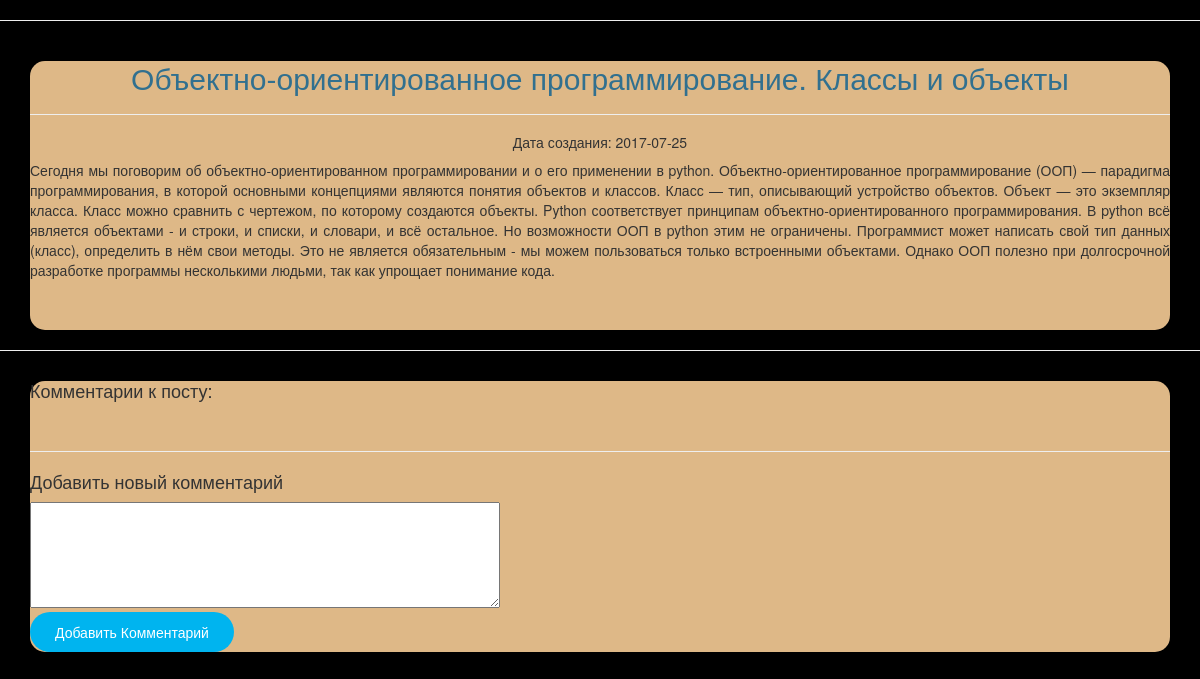
The page /post/classes_and_objects on the database its author committed.
### classwork_14.py (models this page shows, shortened)
class Article(db.Model):
    id = db.Column(db.Integer, primary_key=True, autoincrement=True)
    content = db.Column(db.String(10000), nullable=False)
    title = db.Column(db.String(100), nullable=False)
    article_url = db.Column(db.String(500),unique=True, nullable=False)
    date_created = db.Column(db.Date, default=datetime.datetime.now())
    is_visible = db.Column(db.Boolean, default=True)
    user_id = db.Column(db.Integer,
                        db.ForeignKey('user.id'),
                        nullable=False,
                        index=True)
    user = db.relationship(User, foreign_keys=[user_id, ])

### classwork_14.py (the view, shortened to what this page needs)
@app.route('/post/<article_url>', methods=['GET'])
def post(article_url):
    if request.method == 'GET':
        art = Article.query.filter_by(article_url = article_url).first()
        comm = Comment.query.filter_by(article = art)
        return render_template('page_article.html', post = art, comments = comm)

### classwork_14.py (called while the page is built)
@app.before_request
def before_request():
    g.user = current_user

### templates/page_article.html (shortened to what this page needs)
{% extends "base.html" %}
{% block body %}
<div class="container">
   <div class="row">
        <div class="col-xs-12">
            <div class="form-horizontal">
            <h2 class="text-center text-info">{{post.title}}</h2>
            <hr>
            <h5>Дата создания: {{post.date_created}}</h5>
            <p class="text-justify">{{post.content}}</p>
            </div>
        </div>
    </div>
</div>
<hr>
<div class="container">
   <div class="row">
        <div class="col-xs-12">
            <div class="form-horizontal">
                <h4 class="text-left">Комментарии к посту:</h4>
        <br>
        <hr>
        <form action="" method="post" class="text-left" accept-charset="utf-8">
        <h4>Добавить новый комментарий</h4>
              <textarea name="content" rows = '5' cols='60' required> </textarea>
              <br>
              <button type="submit" class="btn btn-default" style="float:left">Добавить комментарий</button>
    </form>
            </div>
        </div>
    </div>
</div>
{% endblock %}

### templates/base.html (style rules this page uses)
body { background-image:url('D:\\Лекции\Лекция_10\templates\images\fon.png'); background-color: black }
.form-horizontal { background: #DEB887; padding-bottom: 40px; border-radius: 15px; text-align: center; }
.form-horizontal .btn { float: right; font-size: 14px; color: #fff; background: #00b4ef; border-radius: 30px; padding: 10px 25px; border: none; text-transform: capitalize; transition: all 0.5s ease 0s; }

### rows shown on the page
Article: title "Объектно-ориентированное программирование. Классы и объекты", date_created "2017-07-25", content "Сегодня мы поговорим об объектно-ориентированном программировании и о его применении в python. Объектно-ориентированное программирование (ООП) — парадигма программирования, в которой основными концепциями являются понятия объектов и классов. Класс — тип, описывающий устройство объектов. Объект — это экземпляр класса. Класс можно сравнить с чертежом, по которому создаются объекты. Python соответствует принципам объектно-ориентированного программирования. В python всё является объектами - и строки, и списки, и словари, и всё остальное. Но возможности ООП в python этим не ограничены. Программист может написать свой тип данных (класс), определить в нём свои методы. Это не является обязательным…"
